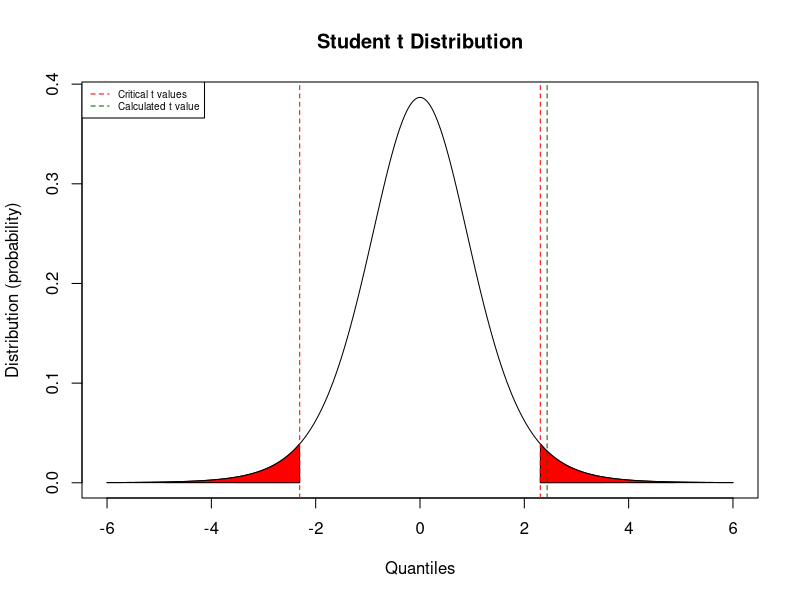

Write the R code that produced this figure. (Note: this script raises an error after producing the figure.)
## ---- chunk 1
knitr::opts_chunk$set(echo = TRUE)
## ---- chunk 2
library(dplyr)
## ---- chunk 3
(dat <- read.csv("data/ch08p54-two-sample-t-test.csv", stringsAsFactors = FALSE))

# note that we set first column in the csv file as row names in the dataframe
## ---- chunk 4
setalpha = 0.05

(ttest_out_equal <- t.test(weight ~ machine, 
                           data = dat, 
                           alternative = "two.sided", 
                           var.equal = TRUE, 
                           conf.level = 1-setalpha))
## ---- chunk 5
str(ttest_out_equal)
## ---- chunk 6
# calculated value of Student t
tcalc_eq <- ttest_out_equal$statistic

degf_equal <- ttest_out_equal$parameter

# for a two-sided hypothesis test use alpha/2
tcrit_lower_eq = round(qt(p = setalpha/2, df = degf_equal), 3)
tcrit_upper_eq = round(qt(p = (1 - setalpha/2), df = degf_equal), 3)

cat("degrees of freedom = ", degf_equal)
cat("\nt critical = ", abs(min(tcrit_lower_eq, tcrit_upper_eq)))
cat("\nt calculated = ", tcalc_eq)

if (tcalc_eq < tcrit_lower_eq | tcalc_eq > tcrit_upper_eq){
  cat("\nt calculated is greater than abs(t critical) therefore REJECT H0")
} else {
  cat("\nt calculated is less than abs(t critical) therefore FAIL TO REJECT H0")
}
## ---- chunk 7
# create a plot showing the outcome
xq <- seq(-6, 6, by = 0.01)  # the 'quantiles' (x values)
xp <- dt(x = xq, df = degf_equal)  # the distribution (y values)

plot(x = xq, y = xp, type = 'l', 
     xlab = 'Quantiles', ylab = 'Distribution (probability)')
title(main = 'Student t Distribution')

# add right tail shaded area under normal curve for rejection region
polygon(c( xq[xq >= tcrit_upper_eq], tcrit_upper_eq ),  c(xp[xq >= tcrit_upper_eq], 0 ), col="red")

# add left tail shaded area under normal curve for rejection region
polygon(c( xq[xq <= tcrit_lower_eq], tcrit_lower_eq ),  c(xp[xq <= tcrit_lower_eq], 0 ), col="red")

# plots the critical t value based on degrees of freedom (df = sample size - 1)
abline(v = tcalc_eq, lty = 2, col = 'darkgreen')

# plots the calculate t value
abline(v = c(tcrit_lower_eq, tcrit_upper_eq), lty = 2, col = 'red')

# add a legend
legend("topleft", legend=c("Critical t values", "Calculated t value"),
       col=c("red", "darkgreen"), lty = 2, cex=0.6)
## ---- chunk 8
(ttest_out_unequal <- t.test(weight ~ machine, 
                             data = dat, 
                             alternative = "two.sided", 
                             var.equal = FALSE, 
                             conf.level = 1-setalpha))
## ---- chunk 9
# calculated value of Student t
tcalc_uneq <- ttest_out_unequal$statistic

degf_unequal <- ttest_out_unequal$parameter

# for a two-sided hypothesis test use alpha/2
tcrit_lower_uneq = round(qt(p = setalpha/2, df = degf_unequal), 3)
tcrit_upper_uneq = round(qt(p = (1 - setalpha/2), df = degf_unequal), 3)

cat("degrees of freedom = ", degf_unequal)
cat("\nt critical = ", abs(min(tcrit_lower_uneq, tcrit_upper_uneq)))
cat("\nt calculated = ", tcalc_uneq)

if (tcalc_uneq < tcrit_lower_uneq | tcalc_uneq > tcrit_upper_uneq){
  cat("\nt calculated is greater than abs(t critical) therefore REJECT H0")
} else {
  cat("\nt calculated is less than abs(t critical) therefore FAIL TO REJECT H0")
}
## ---- chunk 10
(ttest_out_paired <- t.test(weight ~ machine, 
                            data = dat, 
                            paired = TRUE, 
                            alternative = "two.sided", 
                            conf.level = 1-setalpha))
## ---- chunk 11
# calculated value of Student t
tcalc_paired <- ttest_out_paired$statistic

degf_paired <- ttest_out_paired$parameter

# for a two-sided hypothesis test use alpha/2
tcrit_lower_paired = round(qt(p = setalpha/2, df = degf_paired), 3)
tcrit_upper_paired = round(qt(p = (1 - setalpha/2), df = degf_paired), 3)

cat("degrees of freedom = ", degf_paired)
cat("\nt critical = ", abs(min(tcrit_lower_paired, tcrit_upper_paired)))
cat("\nt calculated = ", tcalc_paired)

if (tcalc_paired < tcrit_lower_paired | tcalc_paired > tcrit_upper_paired){
  cat("\nt calculated is greater than abs(t critical) therefore REJECT H0")
} else {
  cat("\nt calculated is less than abs(t critical) therefore FAIL TO REJECT H0")
}
